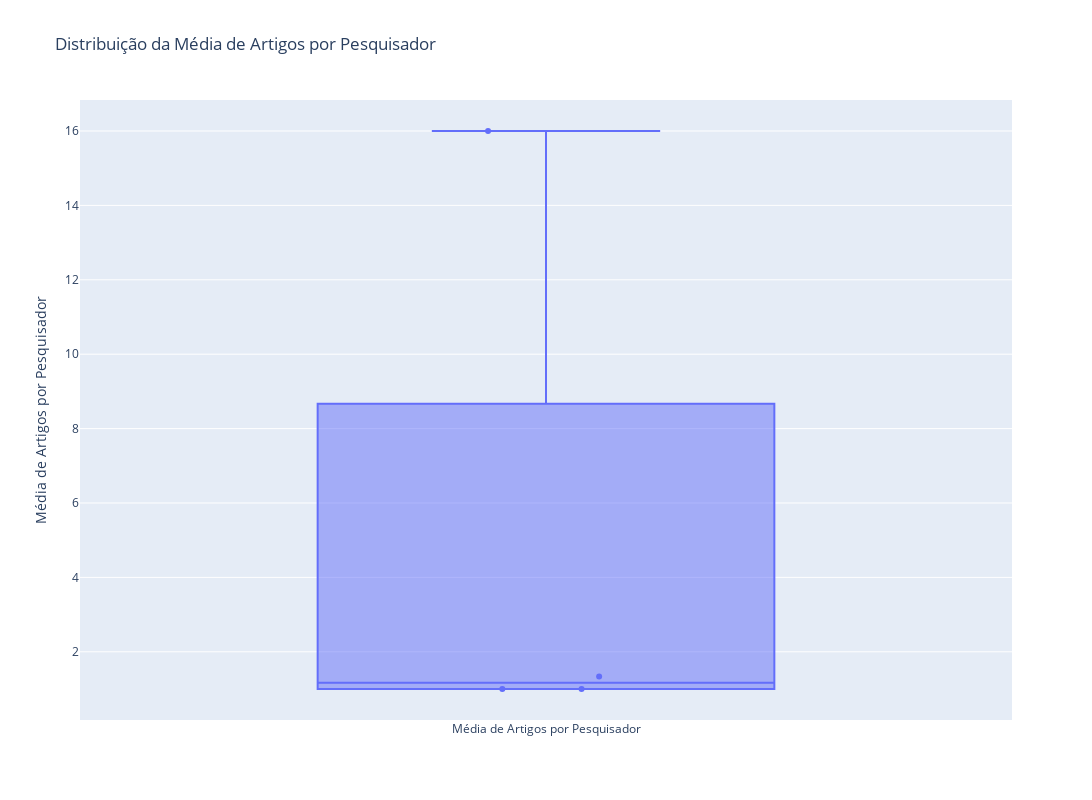

The cell this chart's notebook holds for it:
### Code cell
boxplot_media_artigos(df_artigosperiodo, fioce_pessoal)

### Figure 1 — Plotly figure (JSON) as saved in the notebook; plotly's stock layout.template omitted (floating-point values rounded to 4 significant figures)
{"data": [{"boxpoints": "all", "jitter": 0.3, "name": "Média de Artigos por Pesquisador", "pointpos": 0, "type": "box", "y": [1.333, 16, 1, 1]}], "layout": {"height": 800, "title": {"text": "Distribuição da Média de Artigos por Pesquisador"}, "width": 1380, "yaxis": {"title": {"text": "Média de Artigos por Pesquisador"}}}}
